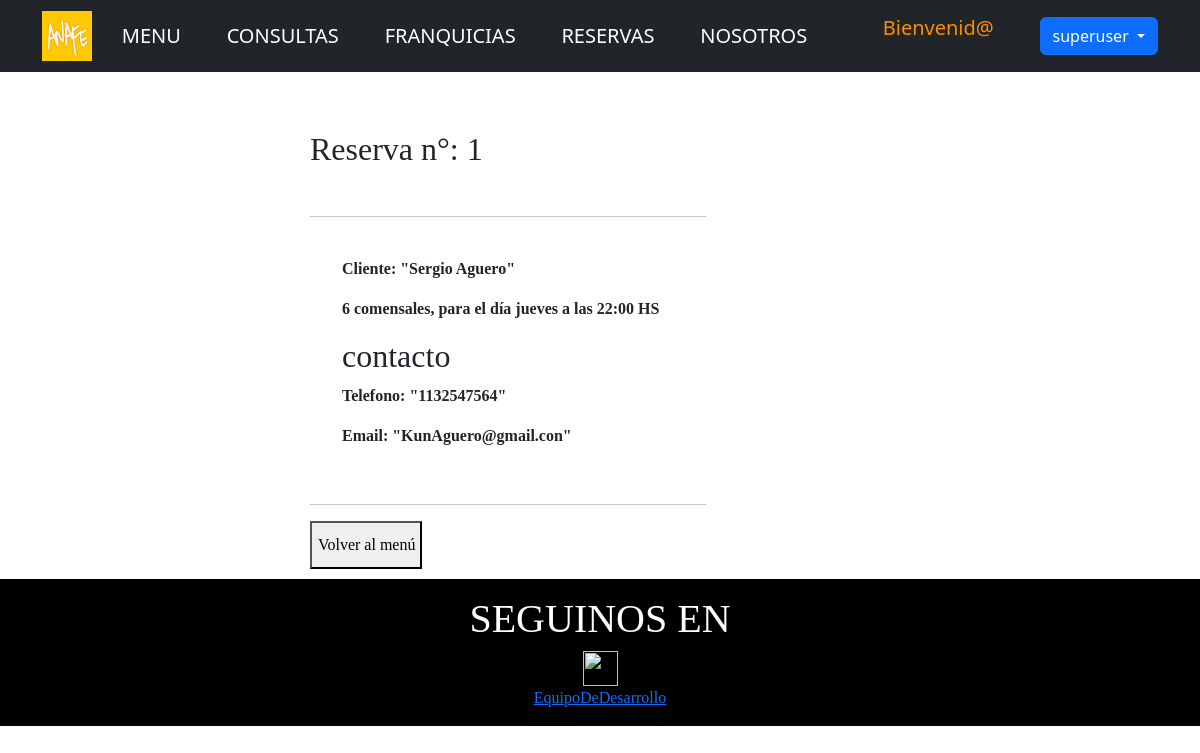
Screenshot of /App_Resto/reserva-detallar/1 (signed in) with the database file from the repository.
### App_Resto/models.py (models this page shows, shortened)
class Reservas(models.Model):
    horarios_=(
        ("20:00","8:00PM"),
        ("21:00","9:00PM"),
        ("22:00","10:00PM"),
        ("23:00","11:00PM"),
        ("24:00","12:00PM"),
    )
    dias_=(
        ("lunes","Lunes"),
        ("martes","Martes"),
        ("miercoles","Miercoles"),
        ("jueves","Jueves"),
        ("viernes","Viernes"),
        ("sabado","Sabado"),
        ("domingo","Domingo")
    )
    nombre = models.CharField(max_length=50)
    email = models.EmailField()
    telefono = models.IntegerField()
    numero_personas= models.IntegerField()
    dia = models.CharField(choices=dias_,max_length=9)
    horario = models.CharField(max_length=7, choices=horarios_)
    class Meta:
        verbose_name = "Reserva"
        verbose_name_plural = "Reservas"

### App_Resto/views.py (the view)
# urls.py: path('reserva-detallar/<int:pk>', reservaDetailView.as_view(), name="ReservaDetallar"),
class reservaDetailView(LoginRequiredMixin, DetailView):
    model = Reservas
    template_name = "reserva-detallar.html"

### App_Resto/templates/reserva-detallar.html
{% extends 'padre.html' %}
{% load static %}
{% block bloqueQueCambia %}
<!DOCTYPE html>
<html lang="en">
<head>
</head>
<body>
<br><br>
  <div style="padding: 10px; font-family: garamond; margin-left: 25%;">
    <h2>Reserva n°: {{object.id}}</h2><br>
    <hr width="45%"><br>
    <ul>
    <p><b>Cliente: "{{object.nombre}}"</b></p>
  <p><b>{{object.numero_personas}} comensales, para el día {{object.dia}} a las {{object.horario}} HS</b></p>
  <h2>contacto</h2>
  <p><b>Telefono: "{{object.telefono}}"</b></p>
  <p><b>Email: "{{object.email}}"</b></p>
</ul>
  <br>
  <hr width="45%">
  <button style="font-size: 1em; width: 14ch; height: 6ch;"><a style="font-size: 1em" class="navbar-brand" href="{% url 'ReservaListar' %}">Volver al menú</a></button>
</div>
</body>
</html>
{% endblock bloqueQueCambia %}

### App_Resto/templates/padre.html (shortened to what this page needs)
<!DOCTYPE html>
<html lang="en">
    <head>
        {% load static %}
        <link href="https://cdn.jsdelivr.net/npm/bootstrap@5.2.0/dist/css/bootstrap.min.css" rel="stylesheet">
    </head>
    <body style ="margin-left: 0em; margin-right: 0em">
        <nav class="navbar navbar-dark bg-dark static-top">
            <div class="container">
                <a href="{% url 'Inicio' %}"><img src="{% static 'assets/img/pann.png' %}" width="50" height="50" ></a>
                <a class="navbar-brand" href="{% url 'MenuUsuario' %}">MENU</a>
                <a class="navbar-brand" href="{% url 'ConsultaCrear' %}">CONSULTAS</a>
                <a class="navbar-brand" href="{% url 'FranquiciaCrear' %}">FRANQUICIAS</a>
                <a class="navbar-brand" href="{% url 'ReservaCrear' %}">RESERVAS</a>
                <a class="navbar-brand" href="{% url 'Nosotros' %}">NOSOTROS</a>
<br>
                {% if user.is_authenticated %}
                    <p style="color:darkorange;padding-top: 0.3125rem; padding-bottom: 0.3125rem; margin-right: 1rem; font-size: 1.25rem; text-decoration: none; white-space: nowrap;">Bienvenid@
                      <div class="btn-group">
                        <button type="button" class="btn btn-primary dropdown-toggle" data-bs-toggle="dropdown" aria-expanded="false">
                          {{user.username}}
                        </button>
                      </div>
                {% else %}
                    <a class="btn btn-primary" href="{% url 'Login' %}" >LOGIN</a>
                {% endif %}
            </div>
        </nav>
    </body>
    {% block bloqueQueCambia %}
    {% endblock bloqueQueCambia %}
  <div class="footer">
    <footer>
      <center>
        <H1>SEGUINOS EN </H1><a href="https://www.instagram.com/anafe.ba/"><img src="{% static 'assets/img/ig.png' %}" alt="" width="35" height="35" /></a>
        <br>
        <a href="{% url 'About' %}">EquipoDeDesarrollo</a>
      </center>
    </footer>
  </div>
</html>

### App_Resto/templates/padre.html (style rules this page uses)
footer { background-color: rgba(0, 0, 0, 0.555); color: white; padding: 1em 0; bottom: 0; width: 100%; font-family: garamond; }
.footer { left: 0px; bottom: 0px; width: 100%; background-color: rgb(0, 0, 0); color: white; text-align: center; margin-top:auto; }

### rows the page displays
Reservas: id "1", nombre "Sergio Aguero", numero_personas "6", dia "jueves", horario "22:00", telefono "1132547564", email "KunAguero@gmail.con"

### other values shown
{{ user.username }} "superuser"
